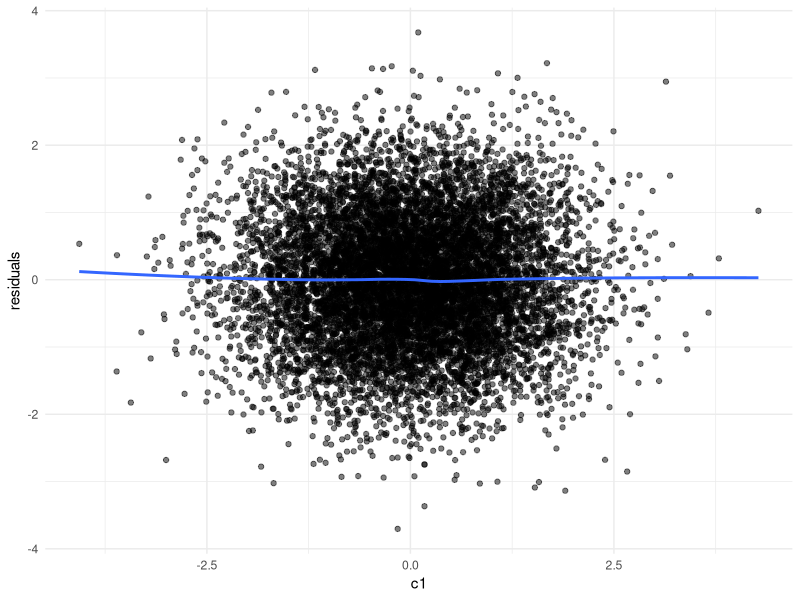

Write the R code that produced this figure.
# Here we create a script to create a data simulation for panel data. 
# We simulate X and Y, having autoregressive effects and a lag-1 crossed effect. 
# X and Y are both affected by a number of confounding variables C, which have stable effects
# over time as they represent time-invariant confounding variables, such as IQ. 
# The data simulation model will have the following properties:

# 1. Each variable will have an innovation (or unexplained variance) such that the total variance of each variable is 1.
# 2. Each variable will have a mean of 0. 
# 3. The autoregressive effects will be set to 0.25 for both X and Y.
# 4. The crossed lag-1 effect of X on Y will be set to 0.1.
# 5. The confounding variables will have effects of 0.2 on  X and 0.15 Y.
# 6. The innovations will have residual correlations of 0.3 at each time-point, but not across time-points.

# Let's rephrase what we are doing here. We have got some knowns, because we specify them. They include the
# effects matrix A, the effects matrix B and the variance matrix psi. We also know that the diagonal of S 
# is supposed to be 1. This leaves us with 2 unknowns. We do not know the variance of the innovations, and we
# do not know the covariance between X and Y. Hence all code is actually just a way of solving for these unknowns
# that we need to simulate data. 

# reproducibility
set.seed(427) 

# load required libraries
library(mvtnorm)
library(psych)                                             # for descriptives
library(lavaan)                                            # for fitting CLPM
library(tidyverse)

### CLPM parameters ###
N <- 100000                                                # number of people
T <- 5                                                     # number of time points

ax <- 0.25                                                 # effect of X_(t-1) on X_t
ay <- 0.25                                                 # effect of Y_(t-1) on Y_t
bx <- 0.10                                                 # effect of Y_(t-1) on X_t
by <- 0.10                                                 # effect of X_(t-1) on Y_t
rho <- 0.30                                                # residual correlation of innovations
                                                          
# create the path matrix A from these effects
A <- matrix(c(ax, by, bx, ay), nrow=2, byrow=TRUE)

### confounder parameters ###
k <- 3                                                     # number of confounders
gamma_x <- c(0.30, 0.20, 0.10)                             # effect of confounders on X_t, where the first entry is the effect of confounder 1 on X_t, etc. 
gamma_y <- c(0.30, 0.20, 0.10)                             # effect of confounders on Y_t, where the first entry is the effect of confounder 1 on Y_t, etc.
tau2 <- c(1, 1, 1)                                         # variances of confounders

B <- rbind(gamma_x, gamma_y)                               # create the path matrix B from these effects (baseline, wave 1)
Psi  <- diag(tau2)                                         # variance-covariance matrix of confounders, which is just a k*k identity matrix since var=1 and cov=0

# now we want to vary these confounder parameters over the time points, to create a time-invariant confounder with varying effects
# we want to do this in a parameterised way, so we can easily change the effects later on. As such we will pick the change of a time-point
# from the previous time-point from a normal distribution with a variance and mean. The variance determines how unstable the effect of the 
# confounder is and the mean determines the direction of change. The mean vector can be fully specified, while the variance is the same
# for all time points.

# IMPORTANT: these vectors must have length T. Entry t is the mean change that is applied when going from wave (t-1) to wave t.
# Example below: a "COVID-like" shock at wave 3 (large negative change), followed by recovery.
mean_change_x_vec <- c(0.00, 0.00, -0.30, 0.05, 0.05)      # change of the mean of the normal distribution from which we draw the change in effect sizes for X
mean_change_y_vec <- c(0.00, 0.00, -0.20, 0.03, 0.03)      # change of the mean of the normal distribution from which we draw the change in effect sizes for Y

sd_change     <- 0.005                                     # standard deviation of the normal distribution from which we draw the change in effect sizes
                                                           # larger values -> more unstable/confounded effects over time

# list to store B per wave
B_list <- vector("list", T)

# first wave is just the original effects
B_list[[1]] <- rbind(gamma_x, gamma_y)

# create time-varying effects
# we build the effects over time as a random walk:
# B_t = B_(t-1) + Delta_t, where Delta_t ~ Normal(mean_change_vec[t], sd_change^2)
for(t in 2:T){

  # extract the mean changes for this time point
  mean_change_x <- mean_change_x_vec[t]
  mean_change_y <- mean_change_y_vec[t]

  # draw random changes for each coefficient of X and Y at time t
  change_x <- rnorm(k, mean = mean_change_x, sd = sd_change)
  change_y <- rnorm(k, mean = mean_change_y, sd = sd_change)

  # apply changes to previous wave's coefficients
  new_gamma_x <- B_list[[t-1]][1, ] + change_x
  new_gamma_y <- B_list[[t-1]][2, ] + change_y

  # save as 2xk matrix for wave t
  B_list[[t]] <- rbind(new_gamma_x, new_gamma_y)
}

### helper function to find covariance c, given S_U and target innovation correlation rho ###
# now we want to specify a correlation rho between the innovations of X and Y.
# which means the part that is not explained by the confounders or lagged relationships
# still correlate with each other. Our job is to find out: given we specify a value rho,
# denoting the correlation between the innovations of X and Y, what must the covariance between X and Y be,
# while accounting for the covariance that is already induced by the confounders and the lagged relationships.
# In one question: Given S_U, A and our desired rho, what must the covariance between X and Y be in order for
# the system to be stationary (for that given S_U)? 

find_c <- function(A, S_U, rho) {

  # function of c: difference between actual innovation correlation and target rho
  # we need to calculate how much covariance is induced by c and the lagged relationships
  f <- function(c) {

    # target stationary covariance of (X_t, Y_t)
    # the variances are 1 since we specified them to be
    # and the covariance is c, which we are searching for
    S_target_c <- matrix(c(1, c,
                           c, 1),
                         nrow = 2, byrow = TRUE)
    
    # dynamic part variance
    # first we get rid of the confounder-induced variance
    S_dyn_c <- S_target_c - S_U
    
    # now we can compute the innovation covariance matrix
    # based on the stationarity constraints
    Sigma_e_c <- S_dyn_c - t(A) %*% S_dyn_c %*% A
    
    # compute correlation of innovations
    # the variation of innovations of X is v1
    v1 <- Sigma_e_c[1, 1]
    # the variation of innovations of Y is v2
    v2 <- Sigma_e_c[2, 2]
    # their covariance is cov12
    cov12 <- Sigma_e_c[1, 2]
    #their correlation is then:
    corr_e <- cov12 / sqrt(v1 * v2)
    
    # this is then the difference between the desired correlation and the actual correlation
    corr_e - rho
  }

  # now this function f(c) should be zero when we have found the correct c
  # as such we can look for the value of corr_e that makes f(c) = 0.
  # Note that if the matrix A would be symmetric, then v1=v2, and we have
  # a closed form solution for v. With two uknowns, we lack an equation and
  # need to solve numerically. 
  uniroot(f, interval = c(-0.99, 0.99))$root
}

### time-point specific variance-covariance matrices ###

# here we enforce that at EACH time point:
#  1) Var(X_t) = Var(Y_t) = 1
#  2) Corr(innovation_X_t, innovation_Y_t) = rho
# given:
#  - time-varying confounder effects B_list[[t]]
#  - autoregressive and cross-lagged structure in A

# we will store, for each time point:
#  - S_target_list[[t]] : target var-cov matrix of (X_t, Y_t)
#  - S_U_list[[t]]      : variance induced by confounders at time t
#  - S_dyn_list[[t]]    : dynamic part variance at time t
#  - Sigma_e_list[[t]]  : innovation covariance at time t
#  - Sigma_e1           : innovation covariance at t=1 (no lag, only innovation)

S_target_list <- vector("list", T)
S_U_list      <- vector("list", T)
S_dyn_list    <- vector("list", T)
Sigma_e_list  <- vector("list", T)

# loop over time points to compute all components
for(t in 1:T){

  # confounder-induced variance at time t
  B_t   <- B_list[[t]]
  S_U_t <- B_t %*% Psi %*% t(B_t)
  S_U_list[[t]] <- S_U_t
  
  # find the stationary covariance c_t between X and Y at time t
  # such that the residual (innovation) correlation equals rho, 
  # given S_U_t and A.
  c_t <- find_c(A, S_U_t, rho)
  
  # target stationary covariance matrix at time t
  S_target_t <- matrix(c(1, c_t,
                         c_t, 1),
                       nrow = 2, byrow = TRUE)
  S_target_list[[t]] <- S_target_t
  
  # dynamic part variance at time t
  S_dyn_t <- S_target_t - S_U_t
  # symmetrise for numerical stability
  S_dyn_t <- (S_dyn_t + t(S_dyn_t))/2
  S_dyn_list[[t]] <- S_dyn_t
  
  # innovation covariance at time t
  Sigma_e_t <- S_dyn_t - t(A) %*% S_dyn_t %*% A
  # fix potential rounding error
  Sigma_e_t <- (Sigma_e_t + t(Sigma_e_t))/2
  Sigma_e_list[[t]] <- Sigma_e_t
}

# For t = 1, there is no carryover from a previous wave. 
# The observed var-cov should be:
# Var([X1,Y1]) = S_U1 + Sigma_e1. To keep S_target_1 at t=1, set:
Sigma_e1 <- S_dyn_list[[1]]                 # because S_target_1 = S_U1 + S_dyn_1
Sigma_e1 <- (Sigma_e1 + t(Sigma_e1))/2      # symmetrise

# For t >= 2, Sigma_e_list[[t]] is already computed above and will be used in the dynamic recursion.

# we can now check that our S_dyn_t matrices are positive semidefinite
eS_all <- lapply(S_dyn_list, function(M){
  eigen((M + t(M))/2)$values
})
# inspect if any eigenvalues are very small or negative
unlist(eS_all)[unlist(eS_all) < 1e-10]

# we can first generate our confounders, since they are exogenous
# we use the function rmvnorm to generate multivariate normal data
U <- rmvnorm(N, 
  mean=rep(0, k),                             # mean of confounders = 0, since we want standardised effect sizes
  sigma=Psi)                                  # variance-covariance matrix of confounders (I in this case)

# now we can simulate the dynamic process data for X and Y
# we add here the entire variance to each variable, so that is feed forward + innovations
# these are only X1 and Y1, so they only have the direct confounder effects

#  for t = 1: no lag yet, so Ddyn = e1 with Sigma_e1 ----
Ddyn <- rmvnorm(N,                            
  mean=c(0,0),                                # mean of the variables X and Y = 0, since we want standardised effect sizes
  sigma=Sigma_e1)                             # dynamic part covariance for the first wave

# initialise df with N rows and 2*T + k columns. 2*T for X and Y, k for confounders
df <- matrix(NA, nrow = N, ncol = 2*T + k)
colnames(df) <- c(paste0("x", 1:T),
                  paste0("y", 1:T),
                  paste0("c", 1:k))

# save the confounder
df[, (2*T + 1):(2*T + k)] <- U

# we now add to the first wave X and Y the direct confounder effects
# where we have our confounders (U) and the effect sizes (B_list[[1]])
obs1 <- Ddyn + U %*% t(B_list[[1]])

# we can store the first wave in our dataframe now
df[, 1] <- obs1[, 1] 
df[, 1+T ] <- obs1[, 2]

# a next wave can be simulated as:
# Ddyn <- Ddyn %*% t(A) + rmvnorm(N, sigma=Sigma_e_list[[i]])
# where we get the previous wave observations, times their effect sizes + the innovations such that var=1. 
# and afterwards we can again add the direct confounder effects
# obs <- Ddyn + U %*% t(B_list[[i]])
# write a loop to do this up to T occasions:
for(i in 2:T){ 

  # simulate the dynamic part for wave i
  Ddyn <- Ddyn %*% t(A) + rmvnorm(N, sigma = Sigma_e_list[[i]]) 

  # add the direct confounder effects for time point i (time-varying B)
  obs <- Ddyn + U %*% t(B_list[[i]]) 

  # move the data to the dataframe
  df[, i]   <- obs[, 1] 
  df[, i+T] <- obs[, 2] 
}

# check that the variance of each variable are 1 (approximately, up to numerical error)
round(apply(df, 2, var), 3)

# check the varcov matrix
sigma <- cov(df)
round(sigma, 3)

# check descriptives
describe(df)

# create a sample dataframe for plotting residuals 
df_sample <- df[sample(1:nrow(df), 10000), ]

# fit a linear regression between X at t=1 and Y at t=2
lm_fit <- lm(x1 ~ c1, data = as.data.frame(df_sample))

# save the residuals
residuals <- lm_fit$residuals

# plot the residuals versus X1
ggplot(df_sample, aes(x = c1, y = residuals)) +
  geom_point(alpha = 0.5) +
  geom_smooth(method = "loess", se = FALSE) +
  theme_minimal()

# cache the data to the data folder
# write.csv(df, file = "Thesis/Code/Data/Data_Sim_linear_Pop.csv", row.names = FALSE)
